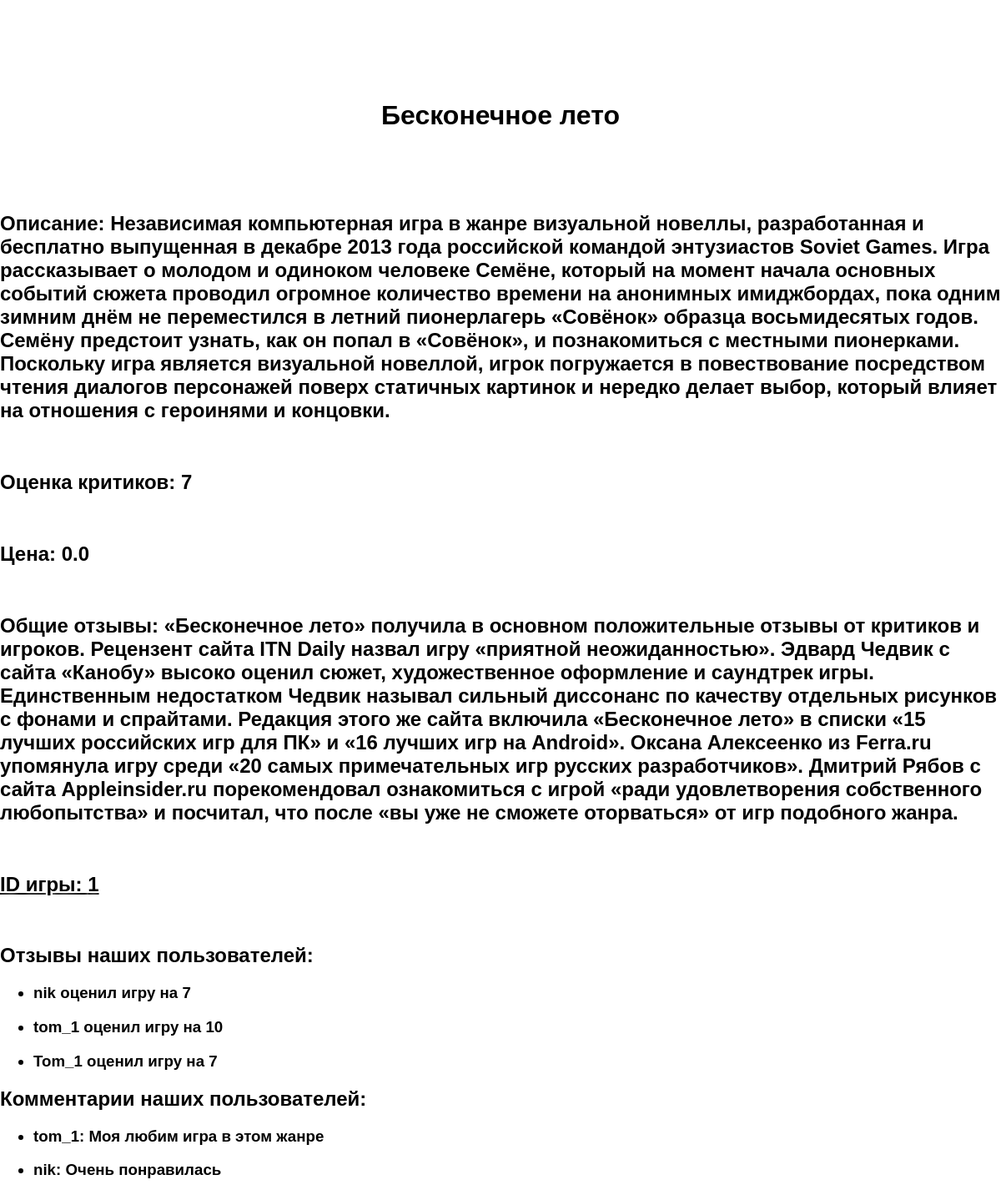
The app's page /list_game/1/ with its own data.
### models.py (models this page shows)
class Game(db.Model):
    id = db.Column(db.Integer, primary_key=True)
    title = db.Column(db.String(255))
    description = db.Column(db.Text)
    rating_critics = db.Column(db.Integer)
    price = db.Column(db.Float)
    feedback_critics = db.Column(db.Text)

class Rating(db.Model):
    id = db.Column(db.Integer, primary_key=True)
    user_id = db.Column(db.Integer, db.ForeignKey('user.id'))
    game_id = db.Column(db.Integer, db.ForeignKey('game.id'))
    score = db.Column(db.Integer)
    game = db.relationship('Game', backref='ratings')
    user = db.relationship('User', backref='ratings')

class User(db.Model):
    id = db.Column(db.Integer, primary_key=True)
    username = db.Column(db.String(50), unique=True, nullable=False)
    firstname = db.Column(db.String(50), nullable=False)
    lastname = db.Column(db.String(50), nullable=False)
    password = db.Column(db.String(200), nullable=False)

class Feedback(db.Model):
    id = db.Column(db.Integer, primary_key=True)
    user_id = db.Column(db.Integer, db.ForeignKey('user.id'))
    game_id = db.Column(db.Integer, db.ForeignKey('game.id'))
    feedback_user = db.Column(db.Text)
    game = db.relationship('Game', backref='feedbacks')
    user = db.relationship('User', backref='feedbacks')

### app.py (the view)
@app.route('/list_game/<int:game_id>/')
def get_game(game_id):
    game = Game.query.get(game_id)
    if not game:
        return render_template('404.html'), 404
    ratings = Rating.query.filter_by(game_id=game_id).all()
    feedbacks = Feedback.query.filter_by(game_id=game_id).all()
    return render_template('game.html', game=game, ratings=ratings, feedbacks=feedbacks)

### templates/game.html (shortened to what this page needs)
<!DOCTYPE html>
<html lang="en">
<head>
</head>
<body>
    <h1>{{ game.title }}</h1>
    <br>
    <br>
    <h2>Описание: {{ game.description }}</h2>
    <br>
    <h2>Оценка критиков: {{ game.rating_critics }}</h2>
    <br>
    <h2>Цена: {{ game.price }}</h2>
    <br>
    <h2>Общие отзывы: {{ game.feedback_critics }}</h2>
    <br>
    <u><h2>ID игры: {{ game.id }}</h2></u>
    <br>
    <h2>Отзывы наших пользователей:</h2>
    <ul>
        {% for rating in ratings %}
            <h3><li>{{ rating.user.username }} оценил игру на {{ rating.score }}</li></h3>
        {% endfor %}
    </ul>
    <h2>Комментарии наших пользователей:</h2>
    <ul>
        {% for feedback in feedbacks %}
            <h3><li>{{ feedback.user.username }}: {{ feedback.feedback_user }}</li></h3>
        {% endfor %}
    </ul>
</body>
</html>

### records on screen
Game: title "Бесконечное лето", description "Независимая компьютерная игра в жанре визуальной новеллы, разработанная и бесплатно выпущенная в декабре 2013 года российской командой энтузиастов Soviet Games. Игра рассказывает о молодом и одиноком человеке Семёне, который на момент начала основных событий сюжета проводил огромное количество времени на анонимных имиджбордах, пока одним зимним днём не переместился в летний пионерлагерь «Совёнок» образца восьмидесятых годов. Семёну предстоит узнать, как он попал в «Совёнок», и познакомиться с местными пионерками. Поскольку игра является визуальной новеллой, игрок погружается в повествование посредством чтения диалогов персонажей поверх статичных картинок и нередко делает выбор, который…", rating_critics "7", price "0.0", feedback_critics "«Бесконечное лето» получила в основном положительные отзывы от критиков и игроков. Рецензент сайта ITN Daily назвал игру «приятной неожиданностью». Эдвард Чедвик с сайта «Канобу» высоко оценил сюжет, художественное оформление и саундтрек игры. Единственным недостатком Чедвик называл сильный диссонанс по качеству отдельных рисунков с фонами и спрайтами. Редакция этого же сайта включила «Бесконечное лето» в списки «15 лучших российских игр для ПК» и «16 лучших игр на Android». Оксана Алексеенко из Ferra.ru упомянула игру среди «20 самых примечательных игр русских разработчиков». Дмитрий Рябов с сайта Appleinsider.ru порекомендовал ознакомиться с игрой «ради удовлетворения собственного…", id "1"
Rating: user.username "nik", score "7"
Rating: user.username "tom_1", score "10"
Rating: user.username "Tom_1", score "7"
Feedback: user.username "tom_1", feedback_user "Моя любим игра в этом жанре"
Feedback: user.username "nik", feedback_user "Очень понравилась"
